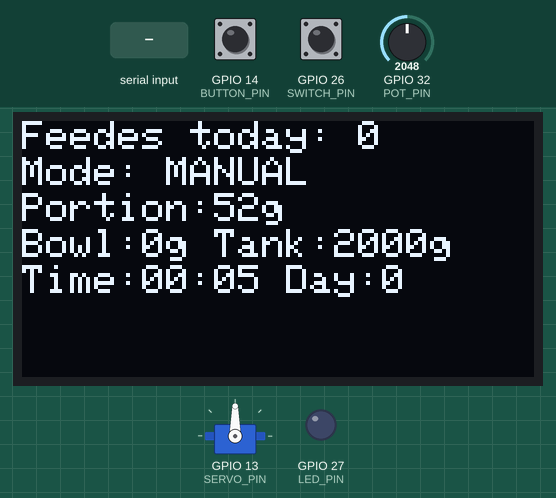
This program was run on a simulated ESP32. Shown: 128×64 one-colour display, servo, output pins drawn as LEDs (lit = HIGH). The test bench sets the inputs (shaded band); at power-on: GPIO 26 (SWITCH_PIN) LOW, GPIO 14 (BUTTON_PIN) HIGH, GPIO 32 (POT_PIN) = 2048. WiFi joins after 1.5 s; servers stay silent unless stated; random numbers use the default seed unless the program sets one; no MQTT or app messages arrive unless stated; what the program prints to the serial monitor is not drawn.

Above: at 5.3 s.
5.4 s: GPIO 26 (SWITCH_PIN) pulled HIGH for 1 s
At 6.9 s:
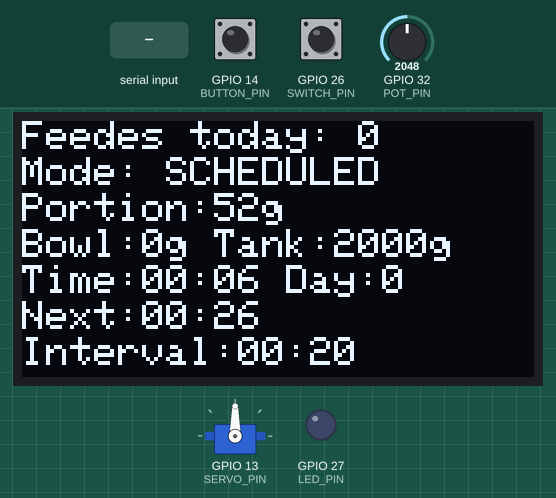
8.6 s: GPIO 14 (BUTTON_PIN) pulled LOW for 0.15 s
At 8.85 s:
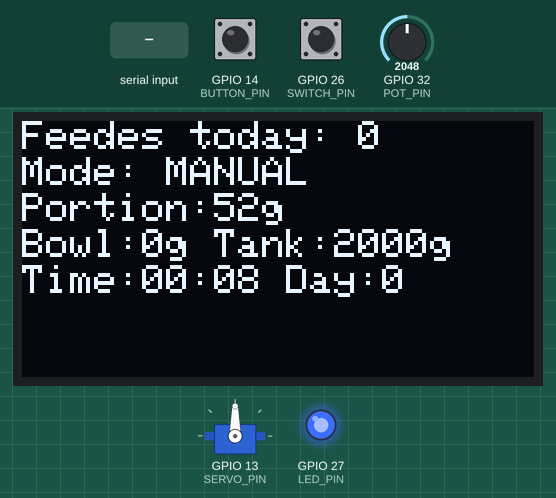
9.3 s: "default" received over Serial
At 11.1 s:
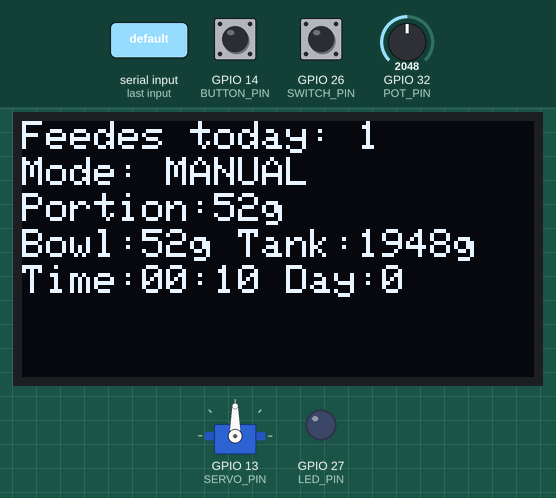
13.0 s: GPIO 32 (POT_PIN) set to 2866
At 14.3 s:
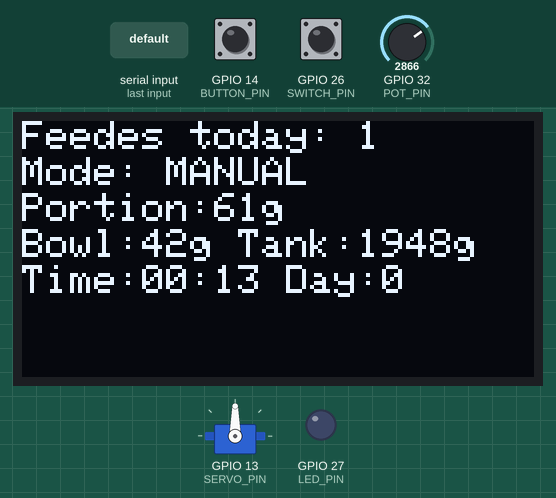
16.0 s: GPIO 14 (BUTTON_PIN) pulled LOW for 1 s
At 17.1 s:
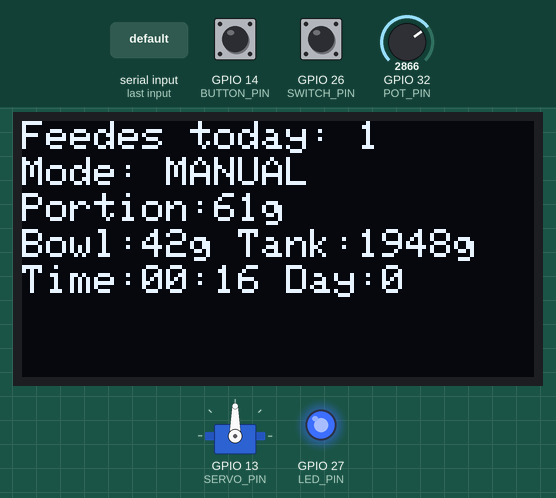
17.6 s: GPIO 32 (POT_PIN) set to 3603
At 18.3 s:
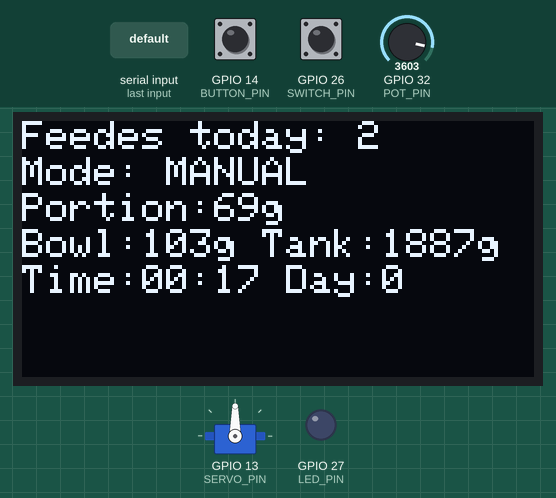
Timing chart, 0 to 20.6 s (numbered marks = the images above; inputs shaded):
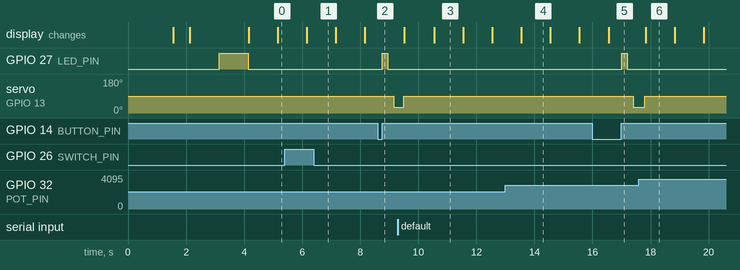

Measured:
- after the input at 8.6 s, GPIO 27 (LED_PIN): LOW → HIGH after 0.15 s, → LOW 0.20 s later; servo on GPIO 13 (SERVO_PIN): 90° → 30° after 0.55 s
- after the input at 16.0 s, GPIO 27 (LED_PIN): LOW → HIGH after 1.0 s, → LOW 0.20 s later; servo on GPIO 13 (SERVO_PIN): 90° → 30° after 1.4 s
- what the display in image 3 shows lasts 1.0 s, from 10.6 s to 11.6 s

The program:

main.cpp
```cpp
#include "header.h"

WiFiClient espClient;
PubSubClient mqttClient(espClient);

Servo feederServo;
FeederStatus feeder; // external - available in all cpp files

// timing constants
unsigned long lastReadingUpdate = 0;
unsigned long lastDisplayUpdate = 0;
unsigned long lastDayCycleReset = 0;
const unsigned long interval1 = 1000; // 1 second
const unsigned long interval2 = 500;  // 0.5 second
const int PWM_CHANNEL = 0;
const int freq = 50;       // 50Hz for servo
const int resolution = 16; // 16-bit resolution

void setup()
{
  Serial.begin(115200);
  Serial.println("\n\n=== SMART CAT FEEDER STARTING ===\n");

  setupWiFi();
  setupMQTT();
  initOLED();                        // Initialize OLED display
  pinMode(SWITCH_PIN, INPUT_PULLUP); // Initialize slide switch
  pinMode(BUTTON_PIN, INPUT_PULLUP); // Initialize button
  pinMode(POT_PIN, INPUT);           // Initialize potentiometer
  pinMode(LED_PIN, OUTPUT);          // initialize LED
  digitalWrite(LED_PIN, LOW);        // Turn off initially
  ledcSetup(PWM_CHANNEL, freq, resolution);
  ledcAttachPin(SERVO_PIN, PWM_CHANNEL);     // Manually attach PWM for servo
  feederServo.attach(SERVO_PIN, 1000, 2000); // Initialize servo
  delay(500);                                // wait for power to stabilize
  feederServo.write(90);

  initHX711();

  feeder.Mode = getFeedingMode();
  feeder.portionSize = getPortionFromPot();
  Serial.println("mode: " + String(feeder.Mode == 1 ? "MANUAL" : "SCHEDULED"));
  Serial.println("portion: " + String(feeder.portionSize) + "g\n");

  displayWelcomeScreen();
  feederInit();

  Serial.println("=== INITIALIZATION COMPLETE ===\n");
  delay(1000);
  digitalWrite(LED_PIN, HIGH);
  delay(1000);
  digitalWrite(LED_PIN, LOW);
}

void loop()
{
  mqttClient.loop();
  if (feeder.Mode == 1) {// maunal mode
    if (detectButtonPress()) {
      addFoodToBowl();
    }
  }
  else { // scheduled mode
    unsigned long currentMillis = millis();
    if (currentMillis - feeder.lastFeedTime >= feeder.feedInterval) { // check if time to feed
      feeder.lastFeedTime = currentMillis; // Update last feed time
      addFoodToBowl();
    }
  }
  // timing logic for display and reading updates
  unsigned long currentMillis = millis();

  if (currentMillis - lastDisplayUpdate >= interval1) {
    lastDisplayUpdate = currentMillis;
    // updateWeightLevels(); // uncomment if using real hardware
    checkTankLevelAndAlert();
    functionsUpdate();
  }
  // next day cycle update
  if (millis() - lastDayCycleReset >= DAY_CYCLE_MS) {
    resetFeederForNextDay();
    lastDayCycleReset = millis(); // Update last reset time
  }
  simulateEating();
}
```

header.h
```cpp
#pragma once // the compiler ensures that the contents of that file are included only once per compilation unit, even if it's included multiple timesץ

#include <ESP32Servo.h>
#include <Arduino.h>
#include <Wire.h>
#include <WiFi.h>
#include <PubSubClient.h>

// Project configuration and constants
#define OLED_SDA 21
#define OLED_SCL 22
#define SERVO_PIN 13
#define BUTTON_PIN 14
#define SWITCH_PIN 26
#define POT_PIN 32
#define LED_PIN 27
#define HX711_BOWL_DT 16
#define HX711_BOWL_SCK 17
#define HX711_TANK_DT 4
#define HX711_TANK_SCK 2

// MQTT settings
#define WIFI_SSID "Wokwi-GUEST"
#define WIFI_PASSWORD ""
#define MQTT_SERVER "broker.hivemq.com"
#define MQTT_PORT 1883 // default TCP port for MQTT
#define MQTT_TOPIC_FEED_EVENT   "catfeeder/feed"
#define MQTT_TOPIC_ALERT        "catfeeder/alert"
#define MQTT_TOPIC_STATUS       "catfeeder/status"

// Feeding settings
#define FULL_TANK 2000 // grams = 2KG tank
#define MIN_PORTION 30
#define MAX_PORTION 75
#define DAY_CYCLE_MS 120000 // 2 minutes = 1 day
#define DEFAULT_FEED_RATE 20000 //
#define FEED_RATE_CHANGE 2500 // equivalent to 30 minutes
#define MIN_FEED_RATE 60000 // equivalent to every 12 hours
#define MAX_FEED_RATE 10000 // equivalent to every 2 hours
#define TANK_LOW_THRESHOLD 0.25
#define BOWL_FULL_THRESHOLD 250 // grams
const int BOWL_EMPTY_THRESHOLD = 5;   // 5g = empty bowl
const int TANK_EMPTY_THRESHOLD = FULL_TANK * TANK_LOW_THRESHOLD;

// Global enums and structs
enum FeedingMode
{
    SCHEDULED,
    MANUAL
};
enum SystemState
{
    IDLE,
    FEEDING,
    MONITORING,
    ERROR
};

struct FeederStatus {
  FeedingMode Mode;     // Current feeding mode
  int portionSize;      // grams per portion (e.g., 30g–75g)
  int bowlLevel;        // grams currently in bowl
  int tankLevel;        // grams remaining in main reservoir
  int feedEventsToday;  // count of feedings today
  bool bowlIsFull;      // flag: bowl is full or not
  bool tankLow;         // flag: tank low alert (<=25%)
  int dayCycle;       // current day cycle (0-23)
  unsigned long lastFeedTime; // timestamp of last feeding (ms since boot or RTC)
  unsigned long feedInterval; // feeding interval in milliseconds for scheduled mode
  unsigned long bowlEmptyTime; // takes the last time the bowl was empty
};

extern FeederStatus feeder;
extern Servo feederServo;

extern WiFiClient espClient;
extern PubSubClient mqttClient;

// MQTT functions
void setupWiFi();
void setupMQTT();

// init functions
void initOLED();
void initHX711();
void feederInit();

// read values
FeedingMode getFeedingMode();
int getPortionFromPot();
void handleSerialCommands();
void displayWelcomeScreen();
bool detectButtonPress();
void functionsUpdate();

//display functions
void displayFunctionScreen();
void displayWelcomeScreen();
String formatTime(unsigned long milliseconds);

// feeding functions
void addFoodToBowl();
void simulateEating();
void resetFeederForNextDay();
void logFeedingEvent();
void checkEatingTrendAndAlert();
void displayAlert();
void updateWeightLevels();
void checkTankLevelAndAlert();

// LED functions
void blinkLED(int times, int delayMs = 200);
void blinkFast(int durationMs = 2000);
void blinkSlow(int durationMs = 2000);
```

MQTT.cpp
```cpp
#include "header.h"

void setupWiFi() {
  Serial.print("Connecting to WiFi...");
  WiFi.begin(WIFI_SSID, WIFI_PASSWORD);
  while (WiFi.status() != WL_CONNECTED) {
    delay(500);
    Serial.print(".");
  }
  Serial.println(" connected!");
}

void setupMQTT() {
  mqttClient.setServer(MQTT_SERVER, MQTT_PORT);

  while (!mqttClient.connected()) {
    Serial.print("Connecting to MQTT...");
    if (mqttClient.connect("ESP32CatFeeder")) {
      Serial.println(" connected!\n");
      mqttClient.publish(MQTT_TOPIC_STATUS, "Smart Cat Feeder initialized.");
    } else {
      Serial.print(" failed, rc=");
      Serial.print(mqttClient.state());
      Serial.println(" try again in 5s");
      delay(5000);
    }
  }
}
```

display.cpp
```cpp
#include <Wire.h>
#include <Adafruit_GFX.h>
#include <Adafruit_SSD1306.h>
#include "header.h"

#define SCREEN_WIDTH 128
#define SCREEN_HEIGHT 64
Adafruit_SSD1306 display(SCREEN_WIDTH, SCREEN_HEIGHT, &Wire, -1);

void initOLED()
{
  Wire.begin(OLED_SDA, OLED_SCL);
  if (!display.begin(SSD1306_SWITCHCAPVCC, 0x3C))
  {
    Serial.println(F("SSD1306 allocation failed"));
    while (true)
      ;
  }
  display.clearDisplay();
  display.display();
}

void displayWelcomeScreen()
{
  display.clearDisplay();
  display.setTextSize(2);
  display.setTextColor(SSD1306_WHITE);
  display.setCursor(20, 0);
  display.println("Welcome");

  display.setTextSize(1);
  display.setCursor(25, 30);
  display.print("Mode: ");
  display.println(feeder.Mode ? "MANUAL" : "SCHEDULED");

  display.setCursor(25, 40);
  display.print("Portion: ");
  display.print(feeder.portionSize);
  display.println("g");

  display.display();
}

void displayFunctionScreen()
{
  display.clearDisplay();
  display.setTextSize(1);
  display.setTextColor(SSD1306_WHITE);
  display.setCursor(0, 0);
  display.println("Feedes today: " + String(feeder.feedEventsToday));

  // Mode
  display.setCursor(0, 9);
  display.print("Mode: ");
  display.println(feeder.Mode ? "MANUAL" : "SCHEDULED");

  // Portion size
  display.setCursor(0, 18);
  display.print("Portion:");
  display.print(feeder.portionSize);
  display.println("g");

  // Bowl weight
  display.setCursor(0, 27);
  display.print("Bowl:");
  display.print(feeder.bowlLevel);
  display.print("g");

  // Tank amount
  display.print(" Tank:");
  display.print(feeder.tankLevel);
  display.println("g");

  // Current time and day
  display.setCursor(0, 36);
  display.print("Time:");
  display.print(formatTime(millis() - feeder.dayCycle * DAY_CYCLE_MS)); // Example: "12:34"
  display.print(" Day:");
  display.println(feeder.dayCycle); // Example: "12:34"

  // Next feed time (only for SCHEDULED mode)
  if (feeder.Mode == SCHEDULED)
  {
    display.setCursor(0, 45);
    display.print("Next:");
    display.println(formatTime(feeder.lastFeedTime + feeder.feedInterval)); // Implement this or format feeder.nextFeedTime
    display.setCursor(0, 54);
    display.print("Interval:");
    display.println(formatTime(feeder.feedInterval)); // Implement this or format feeder.nextFeedTime
  }

  display.display();
}

// Helper function to format time
String formatTime(unsigned long milliseconds)
{
  unsigned long seconds = milliseconds / 1000;
  unsigned long minutes = seconds / 60;
  unsigned long hours = minutes / 60;

  seconds = seconds % 60;
  minutes = minutes % 60;
  hours = hours % 24;

  String timeStr = "";
  if (minutes < 10)
    timeStr += "0";
  timeStr += String(minutes);
  timeStr += ":";
  if (seconds < 10)
    timeStr += "0";
  timeStr += String(seconds);

  return timeStr;
}

void displayAlert()
{
  display.clearDisplay();
  display.setTextSize(2);
  display.setTextColor(SSD1306_WHITE);
  display.setCursor(0, 0);
  display.println("ALERT");
  display.setTextSize(1);
  display.setCursor(0, 20);
  display.println("Low intake today.");
  Serial.println("⚠️  ALERT:");
  Serial.println("Low intake today.\n");
  display.display();
  mqttClient.publish(MQTT_TOPIC_ALERT, "Alert: Low intake today.\n");
}
```

feeding.cpp
```cpp
#include "header.h"

FeedingMode getFeedingMode()
{
  return (digitalRead(SWITCH_PIN) == LOW) ? MANUAL : SCHEDULED;
}

void addFoodToBowl()
{
  // checking if bowl will overflow
  if (feeder.portionSize + feeder.bowlLevel >= BOWL_FULL_THRESHOLD)
  {
    Serial.println("Bowl is already full!\n");
    mqttClient.publish("catfeeder/alert", "Bowl is already full!\n");
    feeder.bowlIsFull = true; // Set bowl full flag
    return;
  }
  // checking if there is enough food in the tank
  if (feeder.tankLevel < feeder.portionSize)
  {
    Serial.println("Not enough food in tank!\n");
    mqttClient.publish("catfeeder/alert", "Not enough food in tank!\n");
    return;
  }
  if (feeder.Mode == 1)
  {
    blinkLED(1);
  }
  else
  {
    blinkLED(2);
  }
  // dispensing food
  int servoTime = map(feeder.portionSize, MIN_PORTION, MAX_PORTION, 200, 500); // Map portion size to servo time
  // fixme - servo isnt working properly
  feederServo.write(30); // Move servo to dispense food - angle relevant to portion size
  delay(servoTime);      // Wait for servo to move
  feederServo.write(90); // Reset servo position

  feeder.bowlIsFull = false;
  feeder.feedEventsToday++;
  feeder.bowlLevel += feeder.portionSize; // Update bowl level
  feeder.tankLevel -= feeder.portionSize; // Update tank level
  feeder.lastFeedTime = millis();
  mqttClient.publish("catfeeder/feed", "Food added to bowl!");
  Serial.println("Food added to bowl!");
  logFeedingEvent();
}

void resetFeederForNextDay()
{
  feeder.feedEventsToday = 0; // Reset daily feed counter
  feeder.dayCycle += 1;       // Increment day cycle
  // add all the health checks here and check abnormal behavior
  if (feeder.bowlLevel >= BOWL_FULL_THRESHOLD)
  {
    blinkSlow();
    feeder.portionSize = max(feeder.portionSize - 1, MIN_PORTION);
    Serial.println("Bowl was full all day – decreasing portion by 1g.\n");
    mqttClient.publish("catfeeder/status", "Bowl was full all day – decreasing portion by 1g.\n");
  }
  if (feeder.bowlEmptyTime > 0 &&
      (feeder.bowlEmptyTime - feeder.lastFeedTime) <= 5000)
  {
    feeder.portionSize = min(feeder.portionSize + 1, MAX_PORTION);
    mqttClient.publish("catfeeder/status", "Bowl emptied quickly – increasing portion by 1g.\n");
    Serial.println("Bowl emptied quickly – increasing portion by 1g.");
  }
  feeder.bowlEmptyTime = 0;
  checkEatingTrendAndAlert();
  mqttClient.publish("catfeeder/status", "Feeder reset for new day.\n");
  Serial.println("Feeder reset for new day.\n");
}

void simulateEating()
{
  const int eatingRate = 10;                  // grams per eating event
  const unsigned long eatingInterval = random(10000,25000); // 10-25 seconds between bites
  String sounds[] = {"nom nom", "munch munch", "slurp!", "nyam nyam", "crunch crunch"};

  static unsigned long lastEatingTime = 0;
  unsigned long currentMillis = millis();

  // Only simulate eating if the bowl has kibble
  if (feeder.bowlLevel > 0 && currentMillis - lastEatingTime >= eatingInterval)
  {
    feeder.bowlLevel -= eatingRate;

    if (feeder.bowlLevel < 0)
    {
      feeder.bowlLevel = 0; // Don’t go negative
    }

    lastEatingTime = currentMillis;

    Serial.println("🐱 " + sounds[random(0, 5)]);
    String bowl_msg = "Cat ate. Bowl now has " + String(feeder.bowlLevel) + "g\n";
    Serial.println(bowl_msg);
    mqttClient.publish("catfeeder/feed", bowl_msg.c_str());
  }
  if (feeder.bowlLevel <= 0 && feeder.bowlEmptyTime == 0)
  {
    feeder.bowlEmptyTime = millis();
  }
}

void logFeedingEvent()
{
  String timestamp = formatTime(millis()); // or your RTC time
  String modeStr = feeder.Mode == MANUAL ? "MANUAL" : "SCHEDULED";
  int quantity = feeder.portionSize;

  String message = "Feeding: " + timestamp + ", " + modeStr + ", " + String(quantity) + "g\n";
  Serial.println(message);

  // Publish to MQTT
  mqttClient.publish("catfeeder/feed", message.c_str());
}

void checkEatingTrendAndAlert()
{
  int minDailyIntake = feeder.portionSize / 2;

  if (feeder.feedEventsToday == 0 || feeder.bowlLevel < minDailyIntake)
  {
    displayAlert();
  }
}

void checkTankLevelAndAlert()
{
  if (feeder.tankLevel < TANK_EMPTY_THRESHOLD && !feeder.tankLow)
  {
    blinkFast();
    feeder.tankLow = true;
    Serial.println("⚠️ ALERT: Tank is low!\n");
    mqttClient.publish("catfeeder/alert", "ALERT: Food tank is low!\n");
  }
  else if (feeder.tankLevel >= TANK_EMPTY_THRESHOLD && feeder.tankLow)
  {
    // Tank refilled
    feeder.tankLow = false;
    Serial.println("✅ Tank refilled.\n");
    mqttClient.publish("catfeeder/alert", "Food tank refilled.\n");
  }
}
```

led.cpp
```cpp
#include "header.h"

void blinkLED(int times, int delayMs) {
  for (int i = 0; i < times; i++) {
    digitalWrite(LED_PIN, HIGH);
    delay(delayMs);
    digitalWrite(LED_PIN, LOW);
    delay(delayMs);
  }
}

void blinkFast(int durationMs) {
  unsigned long start = millis();
  while (millis() - start < durationMs) {
    digitalWrite(LED_PIN, HIGH);
    delay(100);
    digitalWrite(LED_PIN, LOW);
    delay(100);
  }
}

void blinkSlow(int durationMs) {
  unsigned long start = millis();
  while (millis() - start < durationMs) {
    digitalWrite(LED_PIN, HIGH);
    delay(500);
    digitalWrite(LED_PIN, LOW);
    delay(500);
  }
}
```

sensors.cpp
```cpp
#include "HX711.h"
#include "header.h"

HX711 bowlScale;
HX711 tankScale;

void initHX711() {
  bowlScale.begin(HX711_BOWL_DT, HX711_BOWL_SCK);
  tankScale.begin(HX711_TANK_DT, HX711_TANK_SCK);
}

int getPortionFromPot() {
  int potValue = analogRead(POT_PIN);
  return map(potValue, 0, 4095, MIN_PORTION, MAX_PORTION);
}

void updateWeightLevels() {
  feeder.bowlLevel = bowlScale.get_units();
  feeder.tankLevel = tankScale.get_units();
}
```

Source omitted: general.cpp (4365 bytes)
